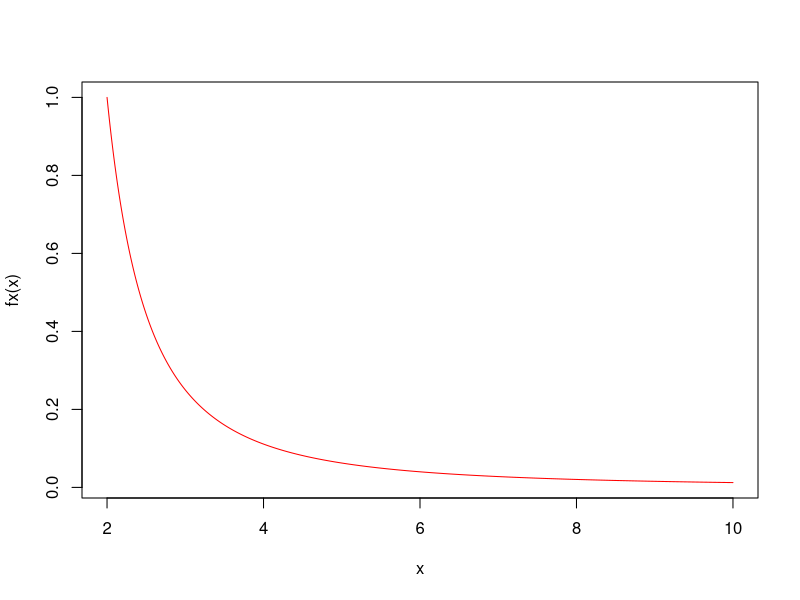
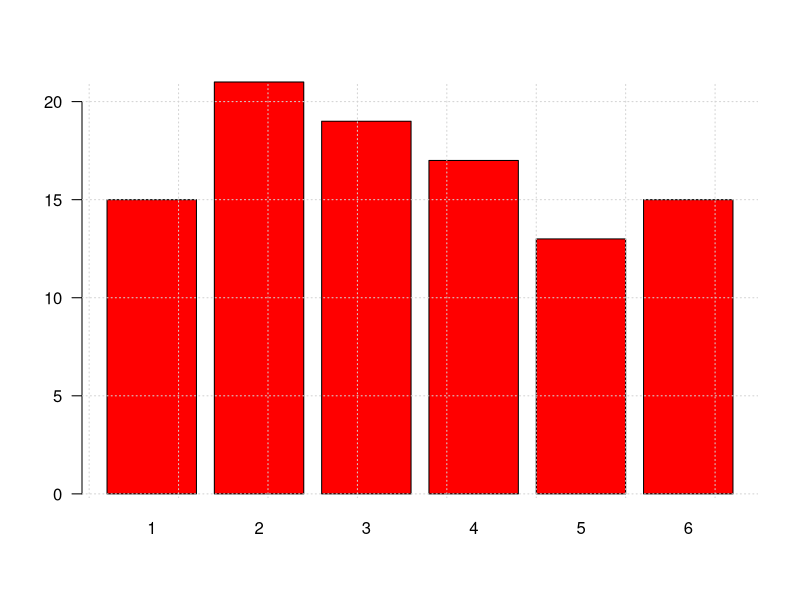
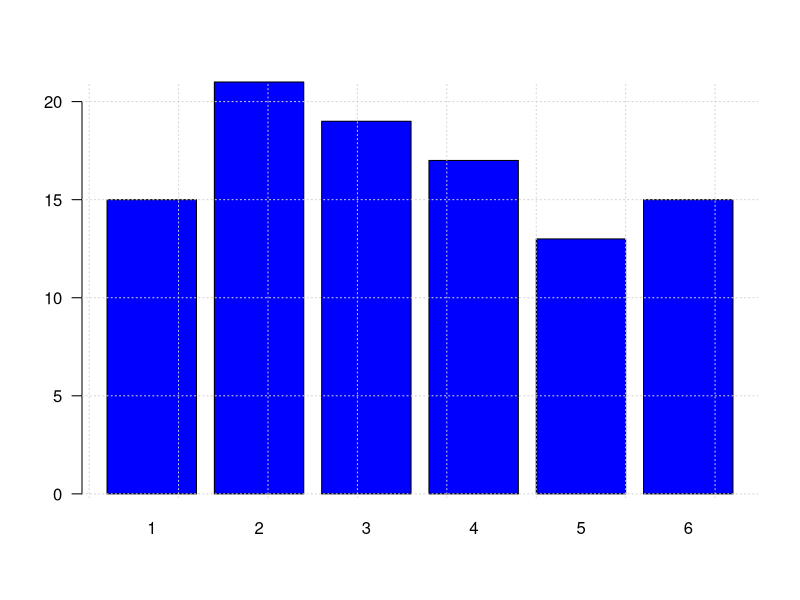

Write the R code that produced these figures, in order.
## ---- chunk 1
knitr::opts_chunk$set(echo = TRUE)

# colores
c0= "#b0394a"
c1= "#ad6395"
c2= "#a391c4"
c3= "#8acfe6"
c4= "#646420"
c5= "#db524f"
## ---- chunk 2
x=c(1,2,3,4,5)         #<<
x
## ---- chunk 3
y=c("Muy regular", "Regular", "Bueno", "Muy bueno", "Excelente")
y
## ---- chunk 4
x=1:9
m=matrix(x,nrow=3)   #<<
m
## ---- chunk 5
x=1:9
y=10:18
z=19:27
mn=array(c(x,y),dim=c(3,3,3)) #<<
mn
## ---- chunk 6
x=c("rojo", "verde", "azul")
y=rep(x, times=4)
x
y

## ---- chunk 7
fx=function(x){1/(x-1)^2} #<<
fx(100) # funcion evaluada en x=100
## ---- chunk 8
x=seq(from=2,to=10, by=0.01)  # genera secuencia de numeros entre 2 y 10 con paso 0.01
plot(x, fx(x), type="l", col="red") # genera grafica
## ---- chunk 9
y=sample(1:6,100, replace = T)  # generacion de datos
# funcion definida para la construccion de graficos
grafica=function(x,color){
        barplot(x,
                col=color, las=1)
        grid()
}

z=table(y) # generacion de tabla de datos
grafica(z,"red")  # evalua la funcion en los datos z y colo rojo
## ---- chunk 10
w=round(prop.table(z)*100,2)  # genera datos y constuye tabla en porcentaje
grafica(w,"blue")  # evalua la funcion con w y color azul
